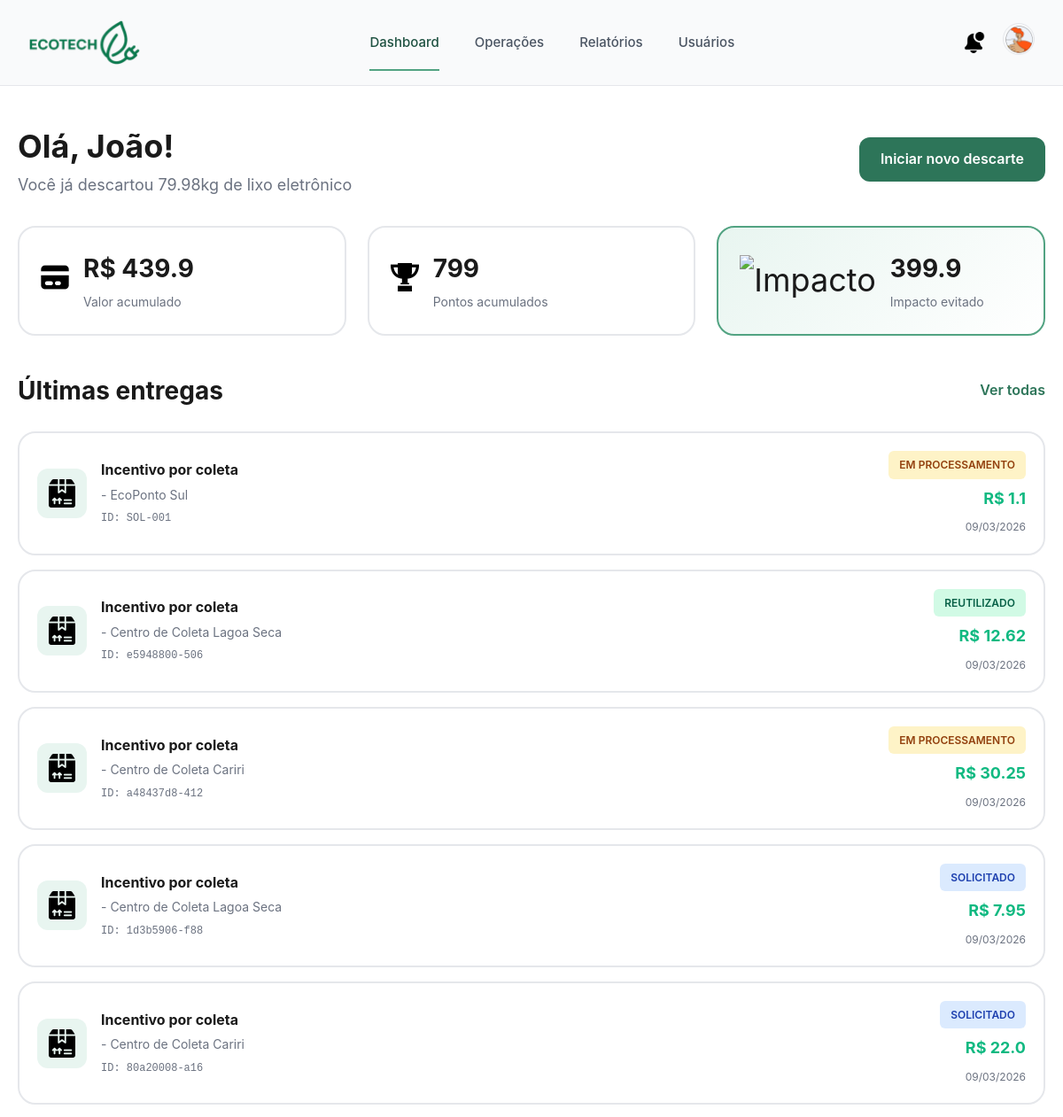
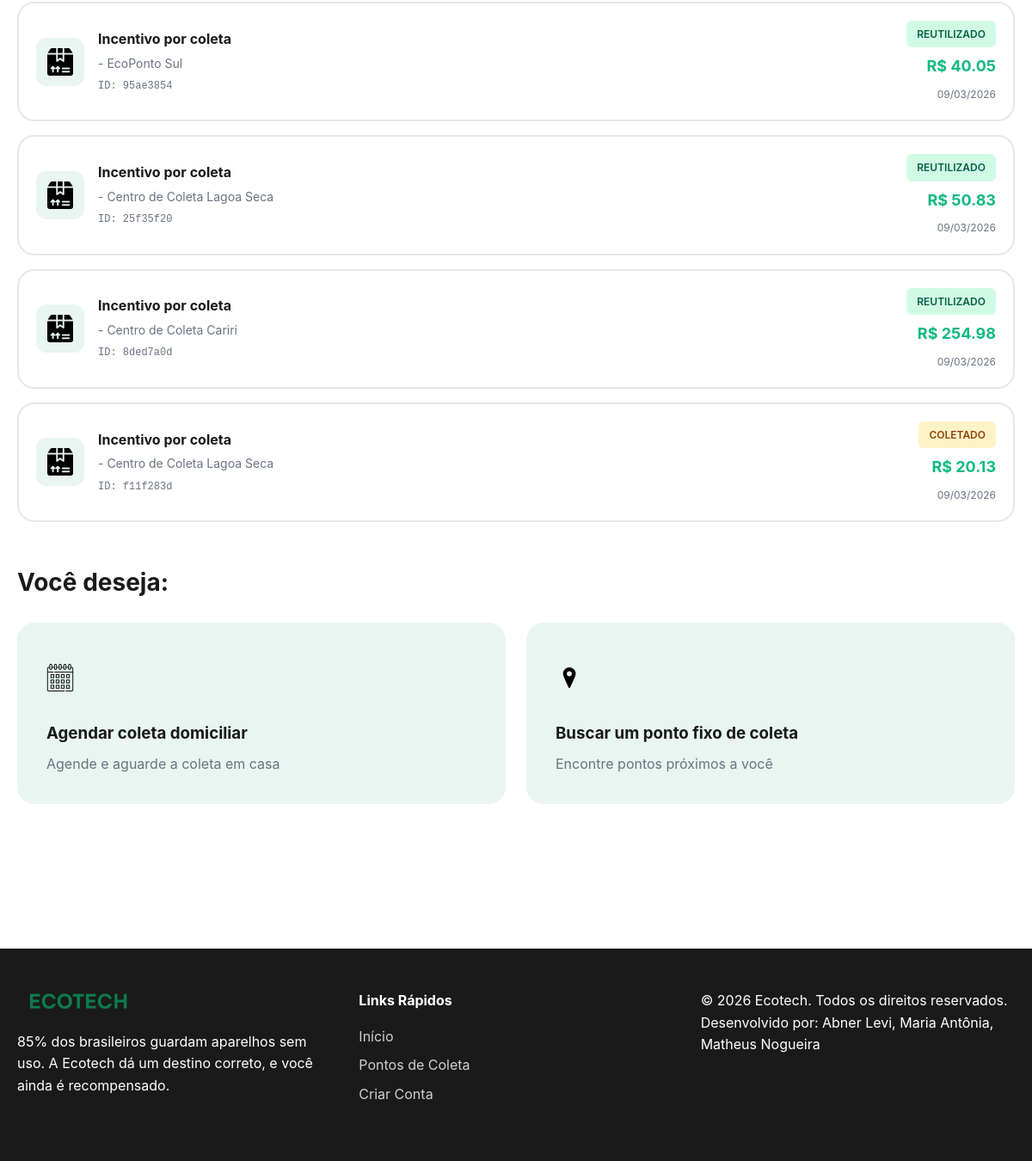
Page /dashboard (signed in) on the committed database (2 pictures, top to bottom).
### tables this page shows
CREATE TABLE ponto_coleta (
            id TEXT PRIMARY KEY,
            nome TEXT,
            endereco TEXT,
            latitude REAL,
            longitude REAL,
            ativo INTEGER,
            capacidade_kg REAL,
            ocupacao_atual_kg REAL 
        );

### ecotech/infrastructure/web.py (the view, shortened to what this page needs)
    @app.route('/dashboard')
    def dashboard():
        if not usuario_logado():
            return redirect(url_for('login'))
        usuario = dados_usuario()
        todas_solicitacoes = servico_descarte.listar_solicitacoes()
        """" dashboard para administrador - visão geral do sistema """
        solicitacoes_usuario = [
            s for s in todas_solicitacoes
            if s.usuario.id == usuario['id']
        ]
        total_descartado = sum(s.calcular_peso_total() for s in solicitacoes_usuario)
        impacto_evitado = sum(s.calcular_impacto_total() for s in solicitacoes_usuario)
        pontos_acumulados = int(total_descartado * 10)  # 10 pontos por kg
        return render_template(
            'dashboard.html',
            usuario=usuario,
            solicitacoes=solicitacoes_usuario,
            total_descartado=total_descartado,
            impacto_evitado=impacto_evitado,
            pontos_acumulados=pontos_acumulados,
            is_empresa=False,
            is_admin=False
        )

### ecotech/application/services.py (called while the page is built)
    def listar_solicitacoes(self) -> List[SolicitacaoDescarte]:
        if not self._solicitacoes and self._servico_usuario and self._servico_ponto:
            self._carregar_solicitacoes_do_banco()
        return list(self._solicitacoes.values())

### ecotech/domain/descarte.py (called while the page is built)
    def calcular_peso_total(self) -> float:
        return self._dispositivo.peso_kg * self._quantidade

    def calcular_impacto_total(self) -> float:
        return self._dispositivo.calcular_impacto_ambiental() * self._quantidade

    @property
    def nome(self) -> str:
        return self._nome

    @property
    def id(self) -> str:
        return self._id

    @property
    def usuario(self) -> Usuario:
        return self._usuario

    @property
    def ponto_coleta(self) -> Optional[PontoColeta]:
        return self._ponto_coleta

    @property
    def estado(self) -> EstadoDescarte:
        return self._estado

    @property
    def data_criacao(self) -> datetime:
        return self._data_criacao

    def calcular_peso_total(self) -> float:
        return sum(item.calcular_peso_total() for item in self._itens)

    def calcular_impacto_total(self) -> float:
        return sum(item.calcular_impacto_total() for item in self._itens)

    def obter_resumo(self) -> Dict:
        return {
            "id": self._id,
            "usuario": self._usuario.nome,
            "estado": self._estado.obter_nome(),
            "peso_total_kg": self.calcular_peso_total(),
            "data_criacao": self._data_criacao.isoformat()
        }

### ecotech/domain/dispositivos.py (called while the page is built)
    @property
    def peso_kg(self) -> float:
        return self._peso_kg

    def calcular_impacto_ambiental(self) -> float:
        return self._peso_kg * 5.0

### ecotech/domain/estados.py (called while the page is built)
    def obter_nome(self) -> str:
        return "Solicitado"

    def obter_nome(self) -> str:
        return "Coletado"

    def obter_nome(self) -> str:
        return "Em Processamento"

    def obter_nome(self) -> str:
        return "Reutilizado"

### ecotech/domain/usuarios.py (called while the page is built)
    @property
    def id(self) -> str:
        return self._id

    @property
    def nome(self) -> str:
        return self._nome

### ecotech/infrastructure/templates/dashboard.html (shortened to what this page needs)
{% extends "base.html" %}
{% block content %}
<div class="dashboard-container">
    <div class="container">
        <div class="dashboard-header">
            <div>
                {% if is_admin %}
                <h1>Olá, {{ usuario.nome.split()[0] }}!</h1>
                <p>Visão geral do sistema - {{ total_descartado|round(2) }}kg processados</p>
                {% elif is_empresa %}
                <h1>Olá, {{ usuario.nome.split()[0] }}!</h1>
                <p>Sua empresa já processou {{ total_descartado|round(2) }}kg de lixo eletrônico</p>
                {% else %}
                <h1>Olá, {{ usuario.nome.split()[0] }}!</h1>
                <p>Você já descartou {{ total_descartado|round(2) }}kg de lixo eletrônico</p>
                {% endif %}
            </div>
            {% if not is_empresa and not is_admin %}
            <a href="{{ url_for('nova_solicitacao') }}" class="btn btn-primary">
                Iniciar novo descarte
            </a>
            {% endif %}
        </div>
        <div class="stats-grid">
            {% if is_admin %}
            <div class="stat-card-dash">
                <div class="stat-icon">
                    <img src="{{ url_for('static', filename='images/credito.png') }}" alt="Crédito" style="width: 32px; height: 32px;">
                </div>
                <div class="stat-info">
                    <h3>{{ total_sistema|round(2) }}kg</h3>
                    <p>Total processado no sistema</p>
                </div>
            </div>
            <div class="stat-card-dash">
                <div class="stat-icon">
                    <img src="{{ url_for('static', filename='images/trofeu.png') }}" alt="Troféu" style="width: 32px; height: 32px;">
                </div>
                <div class="stat-info">
                    <h3>{{ total_processadas }}</h3>
                    <p>Solicitações finalizadas</p>
                </div>
            </div>
            <div class="stat-card-dash eco">
                <div class="stat-icon">
                    <img src="{{ url_for('static', filename='images/planta.png') }}" alt="Impacto" style="width: 32px; height: 32px;">
                </div>
                <div class="stat-info">
                    <h3>{{ impacto_evitado|round(1) }}</h3>
                    <p>Impacto ambiental evitado</p>
                </div>
            </div>
            {% else %}
            <div class="stat-card-dash">
                <div class="stat-icon">
                    <img src="{{ url_for('static', filename='images/credito.png') }}" alt="Crédito" style="width: 32px; height: 32px;">
                </div>
                <div class="stat-info">
                    <h3>R$ {{ (total_descartado * 5.5)|round(2) }}</h3>
                    <p>Valor acumulado</p>
                </div>
            </div>
            <div class="stat-card-dash">
                <div class="stat-icon">
                    <img src="{{ url_for('static', filename='images/trofeu.png') }}" alt="Troféu" style="width: 32px; height: 32px;">
                </div>
                <div class="stat-info">
                    <h3>{{ pontos_acumulados }}</h3>
                    <p>Pontos acumulados</p>
                </div>
            </div>
            <div class="stat-card-dash eco">
                <div class="stat-icon">
                    <img src="{{ url_for('static', filename='images/planta.png') }}" alt="Impacto" style="width: 32px; height: 32px;">
                </div>
                <div class="stat-info">
                    <h3>{{ impacto_evitado|round(1) }}</h3>
                    <p>Impacto evitado</p>
                </div>
            </div>
            {% endif %}
        </div>
        <div class="dashboard-content">
            <div class="section">
                <div class="section-header">
                    {% if is_admin %}
                    <h2>Últimas solicitações do sistema</h2>
                    <a href="{{ url_for('operacoes') }}">Ver todas</a>
                    {% elif is_empresa %}
                    <h2>Solicitações em processamento</h2>
                    <a href="{{ url_for('operacoes') }}">Ver todas</a>
                    {% else %}
                    <h2>Últimas entregas</h2>
                    <a href="{{ url_for('ultimas_entregas') }}">Ver todas</a>
                    {% endif %}
                </div>
                {% if solicitacoes %}
                <div class="deliveries-list">
                    {% for sol in solicitacoes %}
                    <div class="delivery-card">
                        <div class="delivery-icon">
                            <img src="{{ url_for('static', filename='images/pacote.png') }}" alt="Entrega" style="width: 32px; height: 32px;">
                        </div>
                        <div class="delivery-info">
                            {% if is_admin %}
                            <h4>Solicitação #{{ sol.id[:8] }}</h4>
                            <p>{{ sol.usuario.nome }} - {{ sol.calcular_peso_total()|round(2) }}kg</p>
                            {% elif is_empresa %}
                            <h4>Solicitação #{{ sol.id[:8] }}</h4>
                            <p>{{ sol.calcular_peso_total()|round(2) }}kg - {{ sol.ponto_coleta.nome if sol.ponto_coleta else 'A definir' }}</p>
                            {% else %}
                            <h4>Incentivo por coleta</h4>
                            <p>{{ sol.obter_resumo()['tipo_usuario'] }} - {{ sol.ponto_coleta.nome if sol.ponto_coleta else 'A definir' }}</p>
                            {% endif %}
                            <span class="delivery-id">ID: {{ sol.id[:12] }}</span>
                        </div>
                        <div class="delivery-status">
                            <span class="status-badge status-{{ sol.estado.obter_nome().lower().replace(' ', '-') }}">
                                {{ sol.estado.obter_nome() }}
                            </span>
                            {% if not is_empresa and not is_admin %}
                            <span class="delivery-value">R$ {{ (sol.calcular_peso_total() * 5.5)|round(2) }}</span>
                            {% endif %}
                            <span class="delivery-date">{{ sol.data_criacao.strftime('%d/%m/%Y') }}</span>
                        </div>
                    </div>
                    {% endfor %}
                </div>
                {% endif %}
            </div>
            <div class="section">
                <div class="section-header">
                    <h2>Você deseja:</h2>
                </div>
                <div class="actions-grid">
                    <a href="{{ url_for('nova_solicitacao') }}" class="action-card">
                        <div class="action-icon">
                            <img src="{{ url_for('static', filename='images/calendario.png') }}" alt="Agendar" style="width: 32px; height: 32px;">
                        </div>
                        <h3>Agendar coleta domiciliar</h3>
                        <p>Agende e aguarde a coleta em casa</p>
                    </a>
                    <a href="{{ url_for('pontos_coleta') }}" class="action-card">
                        <div class="action-icon">
                            <img src="{{ url_for('static', filename='images/localizacao.png') }}" alt="Localização" style="width: 32px; height: 32px;">
                        </div>
                        <h3>Buscar um ponto fixo de coleta</h3>
                        <p>Encontre pontos próximos a você</p>
                    </a>
                </div>
            </div>
        </div>
    </div>
</div>
{% endblock %}

### ecotech/infrastructure/static/css/style.css (style rules this page uses)
* { margin: 0; padding: 0; box-sizing: border-box; }
:root { --primary-color: #2D7559; --primary-light: #52A382; --primary-dark: #1F5242; --secondary-color: #E8F5F0; --accent-color: #3B9D74; --text-dark: #1a1a1a; --text-light: #6B7280; --background: #FFFFFF; --background-alt: #F9FAFB; --border-color: #E5E7EB; --error-color: #EF4444; --success-color: #10B981; --warning-color: #F59E0B; --shadow-sm: 0 1px 2px 0 rgba(0, 0, 0, 0.05); --shadow-md: 0 4px 6px -1px rgba(0, 0, 0, 0.1); --shadow-lg: 0 10px 15px -3px rgba(0, 0, 0, 0.1); --radius-sm: 6px; --radius-md: 12px; --radius-lg: 20px; }
body { font-family: -apple-system, BlinkMacSystemFont, 'Segoe UI', Roboto, 'Helvetica Neue', Arial, sans-serif; color: var(--text-dark); background-color: var(--background); line-height: 1.6; }
.container { max-width: 1200px; margin: 0 auto; padding: 0 20px; }
.btn { display: inline-block; padding: 12px 24px; border-radius: var(--radius-md); font-weight: 600; text-decoration: none; text-align: center; cursor: pointer; border: none; transition: all 0.2s; }
.btn-primary { background: var(--primary-color); color: white; }
.dashboard-container { padding: 40px 0; min-height: calc(100vh - 200px); }
.dashboard-header { display: flex; justify-content: space-between; align-items: center; margin-bottom: 32px; }
.dashboard-header h1 { font-size: 36px; color: var(--text-dark); }
.dashboard-header p { color: var(--text-light); font-size: 18px; }
.stats-grid { display: grid; grid-template-columns: repeat(auto-fit, minmax(250px, 1fr)); gap: 24px; margin-bottom: 40px; }
.stat-card-dash { background: white; border: 2px solid var(--border-color); border-radius: var(--radius-lg); padding: 24px; display: flex; align-items: center; gap: 16px; }
.stat-card-dash.eco { background: linear-gradient(135deg, var(--secondary-color), white); border-color: var(--primary-light); }
.stat-icon { font-size: 36px; }
.stat-info h3 { font-size: 28px; color: var(--text-dark); margin-bottom: 4px; }
.stat-info p { color: var(--text-light); font-size: 14px; }
.deliveries-list { display: flex; flex-direction: column; gap: 16px; }
.delivery-card { background: white; border: 2px solid var(--border-color); border-radius: var(--radius-lg); padding: 20px; display: flex; gap: 16px; align-items: center; transition: transform 0.2s, box-shadow 0.2s; }
.delivery-icon { font-size: 32px; background: var(--secondary-color); width: 56px; height: 56px; border-radius: var(--radius-md); display: flex; align-items: center; justify-content: center; }
.delivery-info { flex: 1; }
.delivery-info h4 { color: var(--text-dark); margin-bottom: 4px; }
.delivery-info p { color: var(--text-light); font-size: 14px; }
.delivery-id { font-size: 12px; color: var(--text-light); font-family: monospace; }
.delivery-status { text-align: right; display: flex; flex-direction: column; gap: 8px; }
.status-badge { display: inline-block; padding: 6px 12px; border-radius: var(--radius-sm); font-size: 12px; font-weight: 600; text-transform: uppercase; }
.status-solicitado { background: #DBEAFE; color: #1E40AF; }
.status-coletado { background: #FEF3C7; color: #92400E; }
.status-reciclado, .status-reutilizado { background: #D1FAE5; color: #065F46; }
.delivery-value { font-size: 18px; font-weight: 700; color: var(--success-color); }
.delivery-date { font-size: 12px; color: var(--text-light); }
.actions-grid { display: grid; grid-template-columns: repeat(auto-fit, minmax(280px, 1fr)); gap: 24px; margin-top: 24px; }
.action-card { background: var(--secondary-color); padding: 32px; border-radius: var(--radius-lg); text-decoration: none; transition: transform 0.2s, box-shadow 0.2s; border: 2px solid transparent; }
.action-icon { font-size: 40px; margin-bottom: 16px; }
.action-card h3 { color: var(--text-dark); margin-bottom: 8px; }
.action-card p { color: var(--text-light); }
.section { margin-bottom: 48px; }
.section-header { display: flex; justify-content: space-between; align-items: center; margin-bottom: 24px; }
.section-header h2 { font-size: 28px; color: var(--text-dark); }
.section-header a { color: var(--primary-color); text-decoration: none; font-weight: 600; }
.status-em-processamento { background: #FEF3C7; color: #92400E; }

### rows in the picture
ponto_coleta: ponto_coleta "EcoPonto Sul" "EcoPonto Sul"
ponto_coleta: ponto_coleta "Centro de Coleta Lagoa Seca" "Centro de Coleta Lagoa Seca" "Centro de Coleta Lagoa Seca" "Centro de Coleta Lagoa Seca"
ponto_coleta: ponto_coleta "Centro de Coleta Cariri" "Centro de Coleta Cariri" "Centro de Coleta Cariri"

### other values in the picture
{{ usuario.nome.split()[0] }} "João"
{{ total_descartado|round(2) }} "79.98"
{{ (total_descartado * 5.5)|round(2) }} "439.9"
{{ pontos_acumulados }} "799"
{{ impacto_evitado|round(1) }} "399.9"
{{ sol.id[:12] }} "SOL-001" "e5948800-506" "a48437d8-412" "1d3b5906-f88" "80a20008-a16" "95ae3854" "25f35f20" "8ded7a0d" "f11f283d"
{{ sol.estado.obter_nome() }} "EM PROCESSAMENTO" "REUTILIZADO" "EM PROCESSAMENTO" "SOLICITADO" "SOLICITADO" "REUTILIZADO" "REUTILIZADO" "REUTILIZADO" "COLETADO"
{{ (sol.calcular_peso_total() * 5.5)|round(2) }} "1.1" "12.62" "30.25" "7.95" "22.0" "40.05" "50.83" "254.98" "20.13"
{{ sol.data_criacao.strftime('%d/%m/%Y') }} "09/03/2026" "09/03/2026" "09/03/2026" "09/03/2026" "09/03/2026" "09/03/2026" "09/03/2026" "09/03/2026" "09/03/2026"
